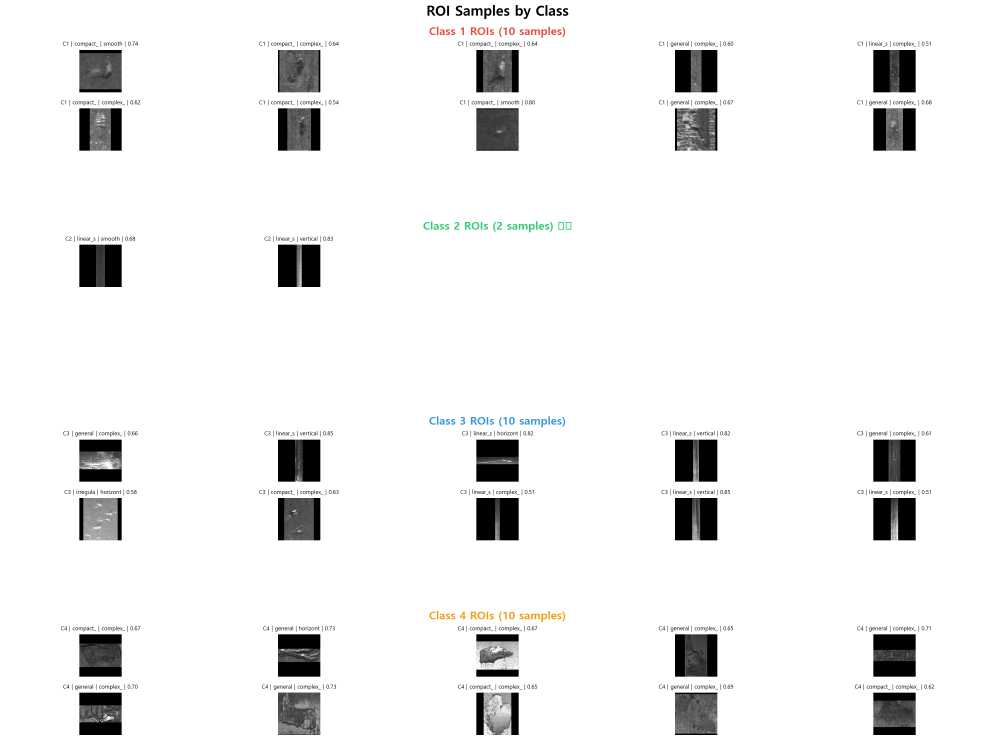
#> input picture visualizations/roi_samples/01_class_grids.png, 2985 x 2220 px (shown at 1/3 size)
$ python -i compose_casda_images.py   (imports and definitions only)   (older library calls are emulated)
#> lines starting #> are read from the running program, lines starting #| are printed output that depends on the picture; after the words box and inside, x2 and y2 are one past the last pixel; in counts of white or black regions, pixels touching at a corner belong together
#> further down, picture is the input picture: shape (2220, 2985, 3); mean B, G, R 237.7, 237.8, 237.8
#!/usr/bin/env python3
"""
Compose CASDA images using Poisson Blending.
ControlNet 생성 512x512 결함 ROI를 Poisson Blending으로 결함 없는 원본(1600x256)에 합성.

파이프라인:
  1. 메타데이터 로딩 (generation_summary.json + packaged_roi_metadata.csv)
  2. 결함 없는 배경 이미지 풀 구축 (train.csv에 없는 이미지)
  3. 배경 유형 분석 + 호환성 매칭 (캐시 지원)
  4. PoissonBlender로 각 생성 이미지를 1600x256 배경에 합성 (병렬 지원)
  5. 합성 이미지 + 전체 크기 마스크 + metadata.json 저장

성능 최적화:
  - --workers N : 멀티프로세싱 병렬 합성 (배경 분석 + Poisson 블렌딩)
  - --bg-cache path : 배경 유형 분석 결과 캐싱 (재실행 시 분석 건너뜀)
  - --png-compression 1 : PNG 압축 레벨 조절 (기본 1, 빠른 저장)
  - --workers -1 : CPU 코어 수 자동 감지

출력:
  casda_composed/
  ├── images/          # 1600x256 합성 이미지 (.png)
  ├── masks/           # 1600x256 전체 크기 마스크 (.png)
  └── metadata.json    # 메타데이터 (YOLO bbox, suitability_score 포함)

Usage:
  # 기본 (순차 처리):
  python scripts/compose_casda_images.py \\
    --generated-dir outputs/v5.1/test_results_v5.1/generated \\
    --hint-dir data/processed/controlnet_dataset/hints \\
    --metadata-csv data/processed/controlnet_dataset/packaged_roi_metadata.csv \\
    --summary-json outputs/v5.1/test_results_v5.1/generation_summary.json \\
    --clean-images-dir data/raw/train_images \\
    --train-csv data/raw/train.csv \\
    --output-dir data/augmented/casda_composed

  # 고속 (8 워커 + 배경 캐시 + 빠른 PNG):
  python scripts/compose_casda_images.py \\
    --generated-dir outputs/v5.1/test_results_v5.1/generated \\
    --hint-dir data/processed/controlnet_dataset/hints \\
    --metadata-csv data/processed/controlnet_dataset/packaged_roi_metadata.csv \\
    --summary-json outputs/v5.1/test_results_v5.1/generation_summary.json \\
    --clean-images-dir data/raw/train_images \\
    --train-csv data/raw/train.csv \\
    --output-dir data/augmented/casda_composed \\
    --workers 8 \\
    --bg-cache data/cache/bg_types.json \\
    --png-compression 1

  # 자동 워커 수 감지:
  python scripts/compose_casda_images.py \\
    ... \\
    --workers -1 --bg-cache data/cache/bg_types.json
"""

import argparse
import ast
import json
import logging
import os
import hashlib
import random
import re
import sys
import time
from concurrent.futures import ProcessPoolExecutor, as_completed
from functools import lru_cache
from pathlib import Path
from typing import Dict, List, Optional, Tuple

import cv2
import numpy as np
import pandas as pd
from tqdm import tqdm

# 프로젝트 루트를 sys.path에 추가
sys.path.insert(0, str(Path(__file__).parent.parent))

from src.preprocessing.poisson_blender import PoissonBlender

# [5 lines not run here, left out]
logger = logging.getLogger(__name__)


# ============================================================================
# 호환성 매트릭스 (background_library.py에서 복제)
# ============================================================================
# defect_subtype → {background_type: compatibility_score}
COMPATIBILITY_MATRIX = {
    'compact_blob': {
        'smooth': 1.0, 'vertical_stripe': 0.8, 'horizontal_stripe': 0.8,
        'textured': 0.5, 'complex_pattern': 0.2,
    },
    'linear_scratch': {
        'smooth': 0.8, 'vertical_stripe': 1.0, 'horizontal_stripe': 1.0,
        'textured': 0.5, 'complex_pattern': 0.2,
    },
    'scattered_defects': {
        'smooth': 1.0, 'vertical_stripe': 0.8, 'horizontal_stripe': 0.8,
        'textured': 0.5, 'complex_pattern': 0.2,
    },
    'elongated_region': {
        'smooth': 0.8, 'vertical_stripe': 1.0, 'horizontal_stripe': 1.0,
        'textured': 0.5, 'complex_pattern': 0.2,
    },
}

# 모든 배경 유형 (호환성 없을 때 폴백용)
ALL_BACKGROUND_TYPES = ['smooth', 'vertical_stripe', 'horizontal_stripe',
                        'textured', 'complex_pattern']


# ============================================================================
# 유틸리티 함수
# ============================================================================

# [39 lines left out: functions parse_bbox_string, parse_class_id_from_filename, filename_to_sample_name, find_clean_images, not called in this run]


def classify_background_simple(image: np.ndarray) -> str:
    """
    1600x256 이미지의 중앙 영역에서 배경 유형을 간단히 분류.

    BackgroundCharacterizer의 전체 파이프라인을 사용하지 않고,
    엣지 방향성과 분산으로 빠르게 분류한다.
    128x128 패치로 축소하여 연산량을 줄임 (256x256 대비 4배 빠름).

    Returns:
        'smooth', 'vertical_stripe', 'horizontal_stripe', 'textured', 'complex_pattern'
    """
    h, w = image.shape[:2]
#> h = 2220; w = 2985

    # 중앙 256x256 패치 추출 후 128x128로 축소
    cx = w // 2
#> cx = 1492
    x1 = max(0, cx - 128)
#> x1 = 1364
    x2 = min(w, x1 + 256)
#> x2 = 1620
    patch = image[:, x1:x2]
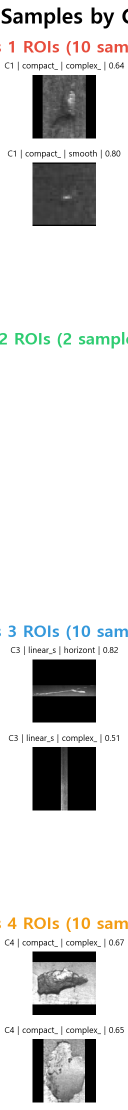
#> patch: shape (2220, 256, 3) (shown at 1/2 size); mean B, G, R 217.4, 218, 217.9

    # 128x128로 축소하여 연산량 절감
    patch = cv2.resize(patch, (128, 128), interpolation=cv2.INTER_AREA)
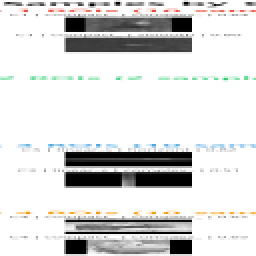
#> patch: shape (128, 128, 3) (shown 2 times larger); mean B, G, R 217.4, 218, 217.9

    # 그레이스케일 변환
    if len(patch.shape) == 3:
        gray = cv2.cvtColor(patch, cv2.COLOR_BGR2GRAY)
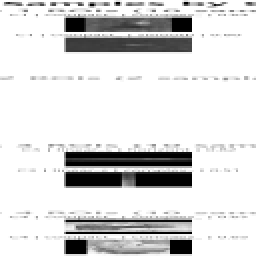
#> gray: shape (128, 128) (shown 2 times larger); min 0, max 255, mean 217.9
    else:
        gray = patch

    variance = np.var(gray.astype(np.float32))
#> variance = 5660.7

    # 엣지 검출
    edges = cv2.Canny(gray, 50, 150)
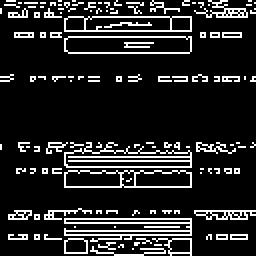
#> edges: shape (128, 128) (shown 2 times larger); 14.4% white in thin lines or dots
    edge_density = np.count_nonzero(edges) / edges.size
#> edge_density = 0.144

    # 분산이 매우 낮으면 smooth
    if variance < 200 and edge_density < 0.02:
        return 'smooth'

    # 소벨 필터로 방향성 분석
    sobel_x = cv2.Sobel(gray, cv2.CV_64F, 1, 0, ksize=3)
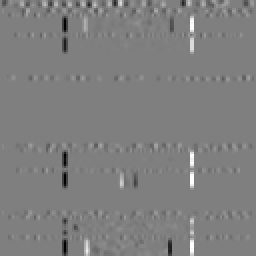
#> sobel_x: shape (128, 128) float64 (shown 2 times larger); min -1020, max 1020, mean -0.2; drawn with min black and max white
    sobel_y = cv2.Sobel(gray, cv2.CV_64F, 0, 1, ksize=3)
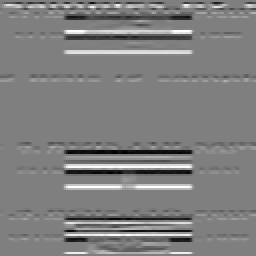
#> sobel_y: shape (128, 128) float64 (shown 2 times larger); min -1020, max 1020, mean 0; drawn with min black and max white

    energy_x = np.mean(np.abs(sobel_x))
#> energy_x = 30.46
    energy_y = np.mean(np.abs(sobel_y))
#> energy_y = 102.4

    # 방향성 비율
    total_energy = energy_x + energy_y + 1e-7
#> total_energy = 132.9
    x_ratio = energy_x / total_energy
#> x_ratio = 0.229
    y_ratio = energy_y / total_energy
#> y_ratio = 0.771

    # 수직 줄무늬: x 방향 엣지 우세 (세로선 → 가로 그래디언트)
    if x_ratio > 0.65 and edge_density > 0.02:
        return 'vertical_stripe'
    # 수평 줄무늬: y 방향 엣지 우세
    if y_ratio > 0.65 and edge_density > 0.02:
        return 'horizontal_stripe'

    # 엣지 밀도가 높으면 complex
    if edge_density > 0.15:
        return 'complex_pattern'

    # 나머지는 textured
    if variance > 500 or edge_density > 0.05:
        return 'textured'

    return 'smooth'


# [114 lines left out: functions compute_mean_brightness, _classify_single_background, _compute_gen_brightness, build_quality_map, get_quality_score, not called in this run]


# ============================================================================
# 배경 이미지 풀 관리
# ============================================================================

class BackgroundPool:
    """
    결함 없는 배경 이미지 풀.
    배경 유형별로 인덱싱하여 호환성 기반 선택을 지원한다.
    밝기(brightness) 매칭으로 Poisson blending 시 밝기 halo 아티팩트를 최소화한다.

    성능 최적화:
    - 배경 유형+밝기 분석 결과를 JSON 캐시 파일로 저장/로드
    - 멀티프로세싱으로 배경 분석 병렬화
    """

    # [324 lines left out: functions __init__, _load_cache, _save_cache, _analyze_backgrounds, _analyze_sequential, _analyze_parallel and 3 more, not called in this run]

    def get_brightness(self, name: str) -> float:
        """배경 이미지의 평균 밝기를 반환한다. 미분석 시 128.0."""
        return self.bg_brightness.get(name, 128.0)


# ============================================================================
# 메인 합성 로직
# ============================================================================

# [1031 lines left out: functions load_roi_metadata, load_generation_summary, _compose_single_task, compose_all, main, not called in this run]


# [2 lines not run here, left out]

>>> import cv2
>>> picture = cv2.imread('../visualizations/roi_samples/01_class_grids.png')
>>> result = classify_background_simple(picture)
#> result = 'horizontal_stripe'

$ run again, on visualizations/roi_samples/04_class2_detailed.png
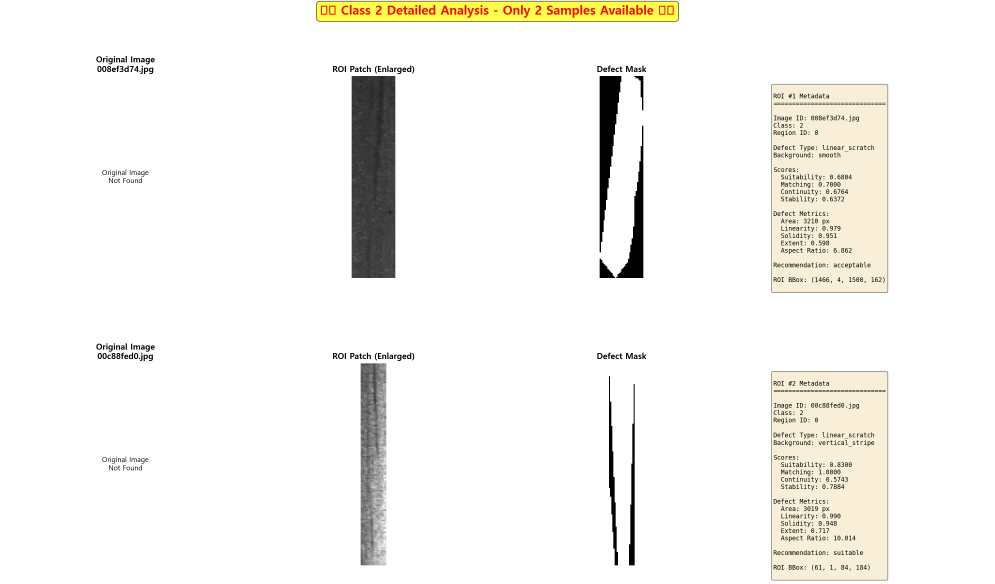
#> input picture visualizations/roi_samples/04_class2_detailed.png, 2985 x 1750 px (shown at 1/3 size)
#> picture is the input picture: shape (1750, 2985, 3); mean B, G, R 241.2, 244.8, 246.1
#> in classify_background_simple, `gray = cv2.cvtColor(patch, cv2.COLOR_BGR2GRAY)`:
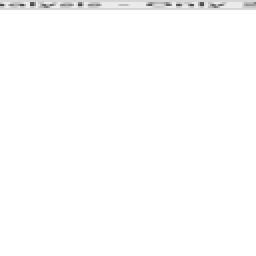
#> gray: shape (128, 128) (shown 2 times larger); min 76, max 255, mean 253.1
#> variance = 138.1
#> in classify_background_simple, `edges = cv2.Canny(gray, 50, 150)`:
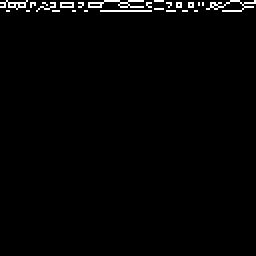
#> edges: shape (128, 128) (shown 2 times larger); 1.6% white in thin lines or dots, all inside (x1, y1, x2, y2) = (0, 0, 128, 6)
#> edge_density = 0.0162
#> result = 'smooth'

$ run again, on visualizations/roi_samples/05_statistics.png
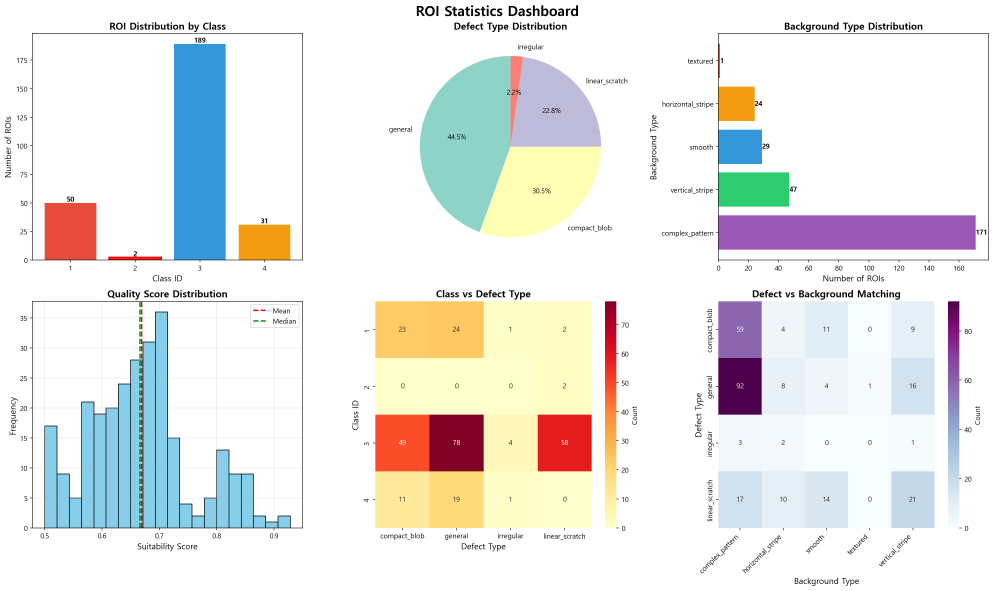
#> input picture visualizations/roi_samples/05_statistics.png, 2980 x 1772 px (shown at 1/3 size)
#> picture is the input picture: shape (1772, 2980, 3); mean B, G, R 231.4, 233.2, 233.3
#> variance = 2165.6
#> in classify_background_simple, `edges = cv2.Canny(gray, 50, 150)`:
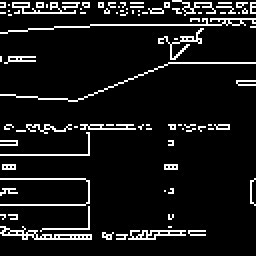
#> edges: shape (128, 128) (shown 2 times larger); 9% white in thin lines or dots
#> edge_density = 0.0901
#> in classify_background_simple, `sobel_y = cv2.Sobel(gray, cv2.CV_64F, 0, 1, ksize=3)`:
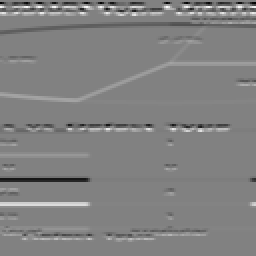
#> sobel_y: shape (128, 128) float64 (shown 2 times larger); min -996, max 972, mean 1.3; drawn with min black and max white
#> energy_x = 21.45
#> energy_y = 50.18
#> total_energy = 71.63
#> x_ratio = 0.299
#> y_ratio = 0.701
#> result = 'horizontal_stripe'
